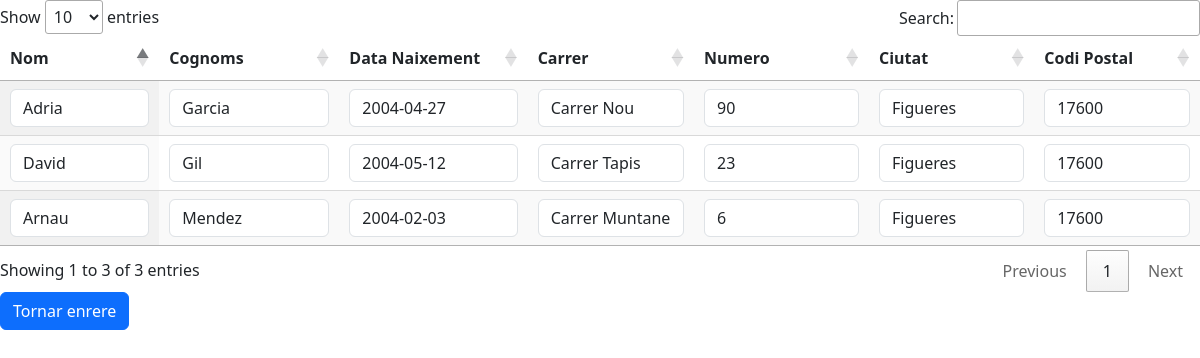
Page /index.php?r=inscripcions on the earlier database version.
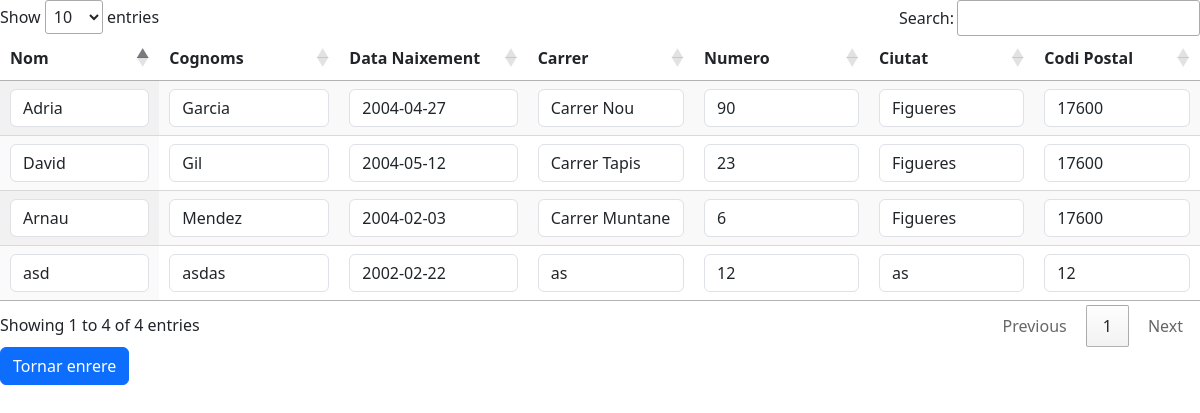
Same page on the later database version.
### tables this page shows
CREATE TABLE `alumnes` (
  `ID` int(11) NOT NULL AUTO_INCREMENT,
  `Nom` varchar(50) NOT NULL,
  `Cognoms` varchar(100) NOT NULL,
  `DataNaixement` varchar(255) DEFAULT NULL,
  `Carrer` varchar(100) NOT NULL,
  `Numero` int(11) NOT NULL,
  `Ciutat` varchar(50) NOT NULL,
  `CodiPostal` varchar(10) NOT NULL,
  PRIMARY KEY (`ID`)
);

### public/index.php (called while the page is built, shortened)
<?php
include "../src/controllers/ctrlInscripcions.php";
include "../src/Emeset/Container.php";
include "../src/Emeset/Response.php";
$request = new \Emeset\Request();
$response = new \Emeset\Response();
$container = new \Emeset\Container($config);
$r = '';
if (isset($_REQUEST["r"])) {
  $r = $_REQUEST["r"];
}
if ($r == "") {
  $response = ctrlIndex($request, $response, $container);
} elseif ($r == "formulari") {
  $response = ctrlFormulari($request, $response, $container, "ctrlFormulari");
} elseif ($r == "procesarformulari") {
  $response = ctrlProcesarFormulari($request, $response, $container, "ctrlProcesarFormulari");
} elseif ($r == "inscripcions") {
  $response = ctrlInscripcions($request, $response, $container, "ctrlInscripcions");
} elseif ($r == "formulariclau") {
  $response = ctrlFormulariclau($request, $response, $container, "ctrlFormulariclau");
} elseif ($r == "register") {
  $response = ctrlRegister($request, $response, $container, "ctrlRegister");
} elseif ($r == "doregister") {
  $response = ctrlDoRegister($request, $response, $container, "ctrlDoRegister");
} else {
  echo "No existe la ruta";
}
$response->response();

### src/emeset/Container.php (called while the page is built, shortened)
<?php
class Container
{
    public $config = [];
    public $sql;
    public function __construct($config)
    {
        $this->config = $config;
        $this->sql = $this->db()->getConnection();
    }
    public function db(){
        return new \Daw\Db(
            $this->config["db"]["user"],
            $this->config["db"]["pass"],
            $this->config["db"]["db"],
            $this->config["db"]["host"]
        );
    }
    public function users()
    {
        return new \Daw\Users($this->sql);
    }
}

### src/models/Db.php (called while the page is built, shortened)
<?php
class Db {
    public $sql;
    public function __construct($user, $pass, $db, $host){
        $dsn = "mysql:dbname={$db};host={$host}";
        try {
            $this->sql = new \PDO($dsn, $user, $pass);
        } catch (\PDOException $e) {
            die('Ha fallat la connexió: ' . $e->getMessage());
        }
    }
    public function getConnection(){
        return $this->sql;
    }
}

### src/controllers/ctrlInscripcions.php (called while the page is built)
<?php
function ctrlInscripcions($request, $response, $container){
    $taskModel = $container->Users();
    $alu = $taskModel->getAll();
    $response->set("alu", $alu);
    $response->setTemplate("inscripcions.php");
    return $response;
}

### src/models/Users.php (called while the page is built, shortened)
<?php
class Users {
    public $sql;
    public function __construct($sql){
        $this->sql = $sql;
    }
    public function getAll(){
        $stm = $this->sql->prepare("select * from alumnes");
        $stm->execute();
        $tasks = array();
        while ($task = $stm->fetch(\PDO::FETCH_ASSOC)) {
            $tasks[] = $task;
        }
        return $tasks;
    }
}

### src/views/inscripcions.php (the view, shortened to what this page needs)
<!DOCTYPE html>
<html lang="en">
<head>
    <link rel="stylesheet" href="https://cdn.datatables.net/1.13.7/css/jquery.dataTables.min.css"/>
    <link href="https://cdn.jsdelivr.net/npm/bootstrap@5.3.2/dist/css/bootstrap.min.css" rel="stylesheet">
    <link rel="stylesheet" href="https://unpkg.com/leaflet@1.7.1/dist/leaflet.css">
    <link rel="stylesheet" href="https://cdn.jsdelivr.net/npm/bootstrap@5.3.2/dist/css/bootstrap.min.css">
    <link rel="stylesheet" type="text/css" href="src/css/index.css">
</head>
<body>
<table id="alumnes" class="display">
    <thead>
        <tr>
            <th>Nom</th>
            <th>Cognoms</th>
            <th>Data Naixement</th>
            <th>Carrer</th>
            <th>Numero</th>
            <th>Ciutat</th>
            <th>Codi Postal</th>
        </tr>
    </thead>
    <tbody>
    <?php foreach ($alu as $alumnes): ?>
        <tr>
            <td><input name="nom" type="text" class="form-control panel" value="<?php echo $alumnes['Nom'] ?>"></td>
            <td><input name="nom" type="text" class="form-control panel" value="<?php echo $alumnes['Cognoms'] ?>"></td>
            <td><input name="nom" type="text" class="form-control panel" value="<?php echo $alumnes['DataNaixement'] ?>"></td>
            <td><input name="nom" type="text" class="form-control panel" value="<?php echo $alumnes['Carrer'] ?>"></td>
            <td><input name="nom" type="text" class="form-control panel" value="<?php echo $alumnes['Numero'] ?>"></td>
            <td><input name="nom" type="text" class="form-control panel" value="<?php echo $alumnes['Ciutat'] ?>"></td>
            <td><input name="nom" type="text" class="form-control panel" value="<?php echo $alumnes['CodiPostal'] ?>"></td>
        </tr>
        <?php endforeach; ?>
    </tbody>
</table>
<a href="index.php" class="btn btn-primary">Tornar enrere</a>
</body>
</html>

### src/emeset/Response.php (shortened to what this page needs)
<?php
class Response
{
    public $values = [];
    public $header = false;
    public $path;
    public $template;
    public $redirect = false;
    public $json = false;
    public function __construct($path = "../src/views/")
    {
        $this->path = $path;
    }
    public function set($id, $value)
    {
        $this->values[$id] = $value;
    }
    public function setTemplate($p)
    {
        $this->template = $p;
    }
    public function response()
    {
        if ($this->redirect) {
            header($this->header);
        } elseif ($this->json) {
            echo json_encode($this->values);
        } else {
            include $this->path . $this->template;
        }
    }
}

Differences in the rows shown:
added alumnes: nom "asd", nom "asdas", nom "2002-02-22", nom "as", nom "12"
Other differences:
text written by a page script: "Show entries Search: Showing 1 to 3 of 3 entries Previous 1 Next" → "Show entries Search: Showing 1 to 4 of 4 entries Previous 1 Next"
